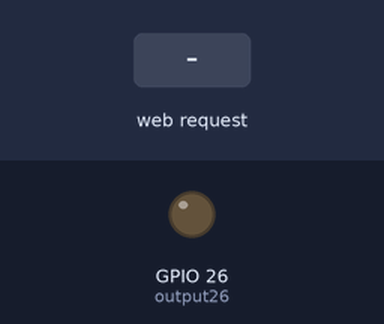
The sketch below on a simulated ESP32. On the bench: output pins drawn as LEDs (lit = HIGH). The inputs (shaded band) are chosen by the test bench. WiFi joins after 1.5 s; servers stay silent unless stated; what the sketch prints to the serial monitor is not drawn.

Above: at 2.7 s.
2.8 s: HTTP request GET /FORWARD received
At 4.0 s:
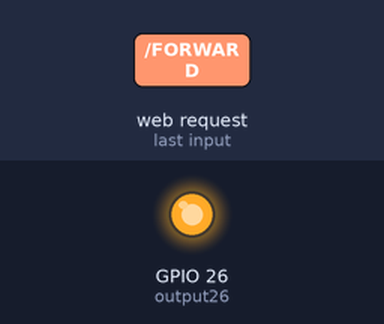
4.3 s: HTTP request GET /BACKWARD received
5.8 s: HTTP request GET /RIGHT received
Timing chart, 0 to 8.8 s (numbered marks = the images above; inputs shaded):
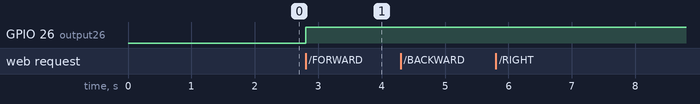

The sketch:

esp32_webserver_ai2.ino
```cpp
// Load Wi-Fi library
#include <WiFi.h>

#define RXD2 16
#define TXD2 17

uint8_t dataToSend;

// Replace with your network credentials
const char* ssid = "RY";
const char* password = "12345678";

// Set web server port number to 80
WiFiServer server(80);

// Variable to store the HTTP request
String response, ip_address;

// Auxiliar variables to store the current output state
String output26State = "off";

// Assign output variables to GPIO pins
const int output26 = 26;

// Current time
unsigned long currentTime = millis();
// Previous time
unsigned long previousTime = 0;
// Define timeout time in milliseconds (example: 2000ms = 2s)
const long timeoutTime = 2000;
int wait30 = 30000; // time to reconnect when connection is lost.

// This is your Static IP
IPAddress local_IP(192, 168, 43, 157);
// Gateway IP address
IPAddress gateway(192, 168, 1, 1);
IPAddress subnet(255, 255, 0, 0);
IPAddress primaryDNS(8, 8, 8, 8);
IPAddress secondaryDNS(8, 8, 4, 4);

void setup() {
  Serial.begin(115200);
  Serial2.begin(9600, SERIAL_8N1, RXD2, TXD2);
  // Initialize the output variables as outputs
  pinMode(output26, OUTPUT);
  // Set outputs to LOW
  digitalWrite(output26, LOW);

//  //Configure Static IP
//  if(!WiFi.config(local_IP, gateway, subnet, primaryDNS, secondaryDNS))
//  {
//    Serial.println("Static IP failed to configure");
//  }

  // Connect to Wi-Fi network with SSID and password
  Serial.print("Connecting to ");
  Serial.println(ssid);
  WiFi.begin(ssid, password);
  while (WiFi.status() != WL_CONNECTED) {
    delay(500);
    Serial.print(".");
  }
  // Print local IP address and start web server
  Serial.println("");
  Serial.println("WiFi connected.");
  Serial.println("IP address: ");
  ip_address = WiFi.localIP().toString();
  Serial.println(ip_address);
  server.begin();
}

void loop() {

// If disconnected, try to reconnect every 30 seconds.
  if ((WiFi.status() != WL_CONNECTED) && (millis() > wait30)) {
    Serial.println("Trying to reconnect WiFi...");
    WiFi.disconnect();
    WiFi.begin(ssid, password);
    wait30 = millis() + 30000;
  }
  // Check if a client has connected..
  WiFiClient client = server.available();
  if (!client) {
    return;
  }

  Serial.print("New client: ");
  Serial.println(client.remoteIP());

  // Espera hasta que el cliente envíe datos.
  // while(!client.available()){ delay(1); }

  /////////////////////////////////////////////////////
  // Read the information sent by the client.
  String req = client.readStringUntil('\r');
  Serial.println(req);

  dataToSend = 0x00;

  // Make the client's request.
  if(req.indexOf("status") != -1)
  {
    response = "WiFi Connected: " + ip_address;
  } else
  if(req.indexOf("/FORWARD") != -1)
  {
    digitalWrite(output26, HIGH);
    //Delegate forward movements to 0x01
    dataToSend = 0x01;
    Serial2.write(dataToSend);
  } else
  if(req.indexOf("/BACKWARD") != -1)
  {
    //Delegate backwards movements to 0x02
    dataToSend = 0x02;
    Serial2.write(dataToSend);
  } else
  if(req.indexOf("/RIGHT") != -1)
  {
    //Delegate turning right to 0x03
    dataToSend = 0x03;
    Serial2.write(dataToSend);
  } else
  if(req.indexOf("/LEFT") != -1)
  {
    //Delegate turning left to 0x04
    dataToSend = 0x04;
    Serial2.write(dataToSend);
  } else
  if(req.indexOf("/TURN_LEFT") != -1)
  {
    dataToSend = 0x05;
    Serial2.write(dataToSend);
  } else
  if(req.indexOf("/TURN_RIGHT") != -1)
  {
    Serial2.write(0x06);
  } else
  if(req.indexOf("/SELF_DRIVE_MODE") != -1)
  {
    Serial2.write(0x07);
  } else
  if(req.indexOf("/REMOTE_MODE") != -1)
  {
    Serial2.write(0x08);
  } else if (req.indexOf("/PLAY_BUZZER") != -1 ) {
    Serial2.write(0x09);
  }
  else {
    Serial2.write(0x00);
  }
  /*
       if (req.indexOf("on12") != -1) {digitalWrite(LED12, HIGH); estado = "LED12 ON";}
       if (req.indexOf("off12") != -1){digitalWrite(LED12, LOW); estado = "LED12 OFF";}
       if (req.indexOf("on14") != -1) {digitalWrite(LED14, HIGH); estado = "LED14 ON";}
       if (req.indexOf("off14") != -1){digitalWrite(LED14, LOW); estado = "LED14 OFF";}
       if (req.indexOf("consulta") != -1){
           estado ="";
           if (digitalRead(LED12) == HIGH) {estado = "LED12 ON,";} else {estado = "LED12 OFF,";}
           if (digitalRead(LED14) == HIGH) {estado = estado + "LED14 ON";} else {estado = estado + "LED14 OFF";}
           }*/


  client.println("HTTP/1.1 200 OK");
  client.println("Content-Type: text/html");
  client.println("");
  client.println(response); //  Return status.

  client.flush();
  client.stop();
  Serial.println("Client disconnected.");
}
```

Measured:
- after the input at 2.8 s, GPIO 26 (output26): LOW → HIGH at once
- after the input at 4.3 s, every drawn part: stays the same
- after the input at 5.8 s, every drawn part: stays the same
